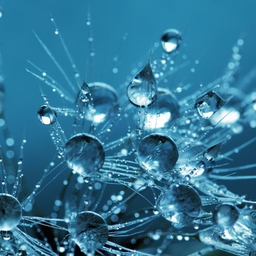
#> input picture img.bmp, 256 x 256 px, shrunk from 400 x 400 before the run
$ python part_1.py
#> lines starting #> are read from the running program, lines starting #| are printed output that depends on the picture
### helpers.py
import matplotlib.pyplot as plt
from PIL import Image
import numpy as np
import math
import heapq
import os

def rgb2gray(rgb):
  # transforms RGB image into grayscale image , it takes an array with 3 channels and output a 2D array
    return np.dot(rgb[...,:3], [0.2989, 0.5870, 0.1140])

# [6 lines left out: function square, not called in this run]


def fixdims(img,frows,fcols): # fix the dimensions to make them multiples of the frame size
  # img , is the image array
  # frows is the number of rows for each frame
  # fcols is the number of columns for each frame

  rows,cols,_ =img.shape #get the original rows and colomns and discard the cannal dimension
  rows-=rows%frows
  cols-=cols%fcols
  img=img[:rows,:cols,:]
  return img

def getbasis(u,v,brows,bcols):#helper function to get the basis that will be used in DCT
  # u,v is the location of the basis in the DCT matrics
  # brows  the number of rows of the basis
  # bcols  the number of columns of the basis
  basis=np.zeros((brows,bcols))
  for i in range(brows):
    for j in range(bcols):
      basis[i,j]=np.cos((2*i+1)*u*np.pi/16)*np.cos((2*j+1)*v*np.pi/16)
  return basis

def DCT(frame):# performs discrete cosine transform, it takes the frame and outputs the DCT matrix

  frows,fcols=frame.shape
  DCTmat=np.zeros((frows,fcols))
  for u in range(frows):
    for v in range(fcols):
      basis=getbasis(u,v,frows,fcols)
      DCTmat[u,v]=np.sum(np.multiply(basis,frame))#the correlation operation
  #scaling operations to remove energy at the first rows
  DCTmat[0,:]/=32
  DCTmat[:,0]/=32
  DCTmat[0,0]*=16
  DCTmat[1:,1:]/=16
  return DCTmat

# [8 lines left out: function IDCT, not called in this run]

def quantize(DCTmat,Q):# the quantiztion function takes the DCT matrix and the quantization table then it performs elementwise divison then round it to nearst integer
  DCTmat=np.divide(DCTmat,Q)
  DCTmat=np.round(DCTmat)

def dequantize(DCTmat,Q):
  DCTmat=np.multiply(DCTmat,Q)

def error(oimg,nimg):
  #get the least square error
  return np.sum(np.square(np.subtract(oimg,nimg)))

#########################################################################3
#zigzag transformation
def isValid(i, j,  N):
   if (i < 0 or i >= N or j >= N or j < 0):
       return False
   return True

def zigzag(arr,N):
#This is the code for the function which converts the 2D array to 1D array
#The idea here is that I considered the first column and the last row as the starting indexes of the diagonals of the 2D array
#The function is called zigzag and the inputs are the array and its size which is N and the ouput is the 1D arary

  One_D_array = []
  for k in range(0, N) :
    flippedd = []
    if(k%2!=0):                                      # If the index of the coulmn is odd
      flippedd.append(arr[k][0])
    else:
      One_D_array.append(arr[k][0])
    i=k-1; #setting row index to point to next point in the diagonal
    j=1;   #setting column index to point to next point in the diagonal

    if(k%2!=0):
      while (isValid(i, j, N)) :
        flippedd.append(arr[i][j])
        i -= 1 #Moving up accross the diagonal by increasing the column index and decreasing the row index
        j += 1
    else:
      while (isValid(i, j,N)) :
        One_D_array.append(arr[i][j])
        i -= 1 #Moving up accross the diagonal by increasing the column index and decreasing the row index
        j += 1
    flippedd.reverse()
    for z in range(len(flippedd)):
        One_D_array.append(flippedd[z])   #Learned that array index should be put between [] not ()
    del flippedd[:]

  for k2 in range(1,N):
    flipped2 =[]
    if(k2 % 2==0):
      flipped2.append(arr[N-1][k2])
    else:
      One_D_array.append(arr[N-1][k2])
    i = N - 2
    j = k2 + 1

    if(k%2==0):
      while (isValid(i, j,N)) :
        flipped2 = []
        flipped2.append(arr[i][j])
        i -= 1 #Moving up accross the diagonal by increasing the column index and decreasing the row index
        j += 1
    else:
      while (isValid(i, j,N)) :
        One_D_array.append(arr[i][j])
        i -= 1 #Moving up accross the diagonal by increasing the column index and decreasing the row index
        j += 1
    flipped2.reverse()
    for z in range(len(flipped2)):
      One_D_array.append(flipped2[z])
    del flipped2[:]
  return One_D_array

 ################################################################3
#inverse zigzag transformation

# [38 lines left out: function invzig, not called in this run]


########################################
## run length
def run_length(st):

    #prob_0 = count_0 / len(st)
    #prob_1 = count_1 / len(st)


    #print(prob_0//prob_1)

    num_bits = 3
    list_1 = []
    encoded = []

    for i in range(len(st)):

        if(st[i]!=0):

            length = len(list_1)
            if(length > 0):
                q, r = divmod(length,2**num_bits - 1)

                for j in range(q):
                    encoded = encoded + [0] + [1 for j in range(num_bits)]

                if(r != 0):
                    encoded = encoded + [0] + [0 for j in range(num_bits - len(f'{r:0b}'))] +[int(x) for x in f'{r:0b}']


                list_1 = []
                encoded.append(st[i])
            else:
                encoded.append(st[i])
        else:
            list_1.append(0)

    length = len(list_1)
    if(length > 0):
        q, r = divmod(length,2**num_bits - 1)

        for j in range(q):
            encoded = encoded + [0] + [1 for j in range(num_bits)]

        if(r != 0):
            encoded = encoded + [0] + [0 for j in range(num_bits - len(f'{r:0b}'))] +[int(x) for x in f'{r:0b}']


        list_1 = []


    return encoded

########################################
## reverse run_length

# [18 lines left out: function reverse_run_length, not called in this run]


########################################
## Huffman encoding

class node:
    # [14 lines left out: functions __init__, __lt__, not called in this run]

class Huffman_encoding:
    def __init__(self):
        self.heap = []
        self.codes = {}
        self.reverse_mapping = {}

    def make_freq_dict(self, message):
        frequency = {}
        for symbol in message:
            if not symbol in frequency:
                frequency[symbol] = 0

            frequency[symbol] += 1

        return frequency


    # [43 lines left out: functions build_heap, merge_nodes, helper_function, make_codes, get_encoded_message, not called in this run]


    def compress(self, message):
        # [15 lines of commented-out code are left out]

        freq = self.make_freq_dict(message=message)
        self.build_heap(freq)
        self.merge_nodes()
        self.make_codes()
        encoded_message = self.get_encoded_message(message)


        print("Compressed")
        return encoded_message


    # [12 lines left out: function decode_text, not called in this run]

### part_1.py
from helpers import *
import matplotlib.pyplot as plt
from PIL import Image
import numpy as np

# call the image and convert it into gray scale
oimage = Image.open("img.bmp").convert('LA')
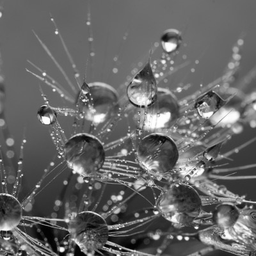
#> oimage: PIL image 256x256 LA; mean R, G, B, A 102.1, 102.1, 102.1, 255
oimage.save('gimg.png')

gim = plt.imread('gimg.png')
gray = rgb2gray(gim)

plt.imshow(gray, cmap=plt.get_cmap('gray'), vmin=0, vmax=1)

frows,fcols=8,8 #intialize the frame size
rows,cols=gray.shape
#> rows = 256; cols = 256
gim=fixdims(gim,frows,fcols) #fix image dimensions to make it multiple of the frame rows and columns

# quantiation tables

Q1=[[1,1,1,1,1,2,2,4],
    [1,1,1,1,1,2,2,4],
    [1,1,1,1,2,2,2,4],
    [1,1,1,1,2,2,4,8],
    [1,1,2,2,2,2,4,8],
    [2,2,2,2,2,4,8,8],
    [2,2,2,4,4,8,8,16],
    [4,4,4,4,8,8,16,16]]

Q2=[[1,2,4,8,16,32,64,128],
    [2,4,4,8,16,32,64,128],
    [4,4,8,16,32,64,128,128],
    [8,8,16,32,64,128,128,256],
    [16,16,32,64,128,128,256,256],
    [32,32,64,128,128,256,256,256],
    [64,64,128,128,256,256,256,256],
    [128,128,128,256,256,256,256,256]]

Q3 = [
    [17,18,24,47,99,99,99,99],
    [18,21,26,66,99,99,99,99],
    [24,26,56,99,99,99,99,99],
    [47,66,99,99,99,99,99,99],
    [99,99,99,99,99,99,99,99],
    [99,99,99,99,99,99,99,99],
    [99,99,99,99,99,99,99,99],
    [99,99,99,99,99,99,99,99]]
Q4= [
    [32,32,32,32,32,32,32,32],
    [32,32,32,32,32,32,32,32],
    [32,32,32,32,32,32,32,32],
    [32,32,32,32,32,32,32,32],
    [32,32,32,32,32,32,32,32],
    [32,32,32,32,32,32,32,32],
    [32,32,32,32,32,32,32,32],
    [32,32,32,32,32,32,32,32]
    ]
Q5= [
    [128,128,128,128,128,128,128,128],
    [128,128,128,128,128,128,128,128],
    [128,128,128,128,128,128,128,128],
    [128,128,128,128,128,128,128,128],
    [128,128,128,128,128,128,128,128],
    [128,128,128,128,128,128,128,128],
    [128,128,128,128,128,128,128,128],
    [128,128,128,128,128,128,128,128]
    ]
Q6= [
    [16,11,10,16,24,40,51,61],
    [12,12,14,19,26,58,60,55],
    [14,13,16,24,40,57,69,56],
    [14,17,22,29,51,87,80,62],
    [18,22,37,56,68,109,103,77],
    [24,35,55,64,81,104,113,92],
    [49,64,78,87,103,121,120,101],
    [72,92,95,98,112,100,103,99]
    ]

# def encode(frows,fcols,Q,gray):
Q=Q1
frame1D=np.zeros(frows*fcols)
finalvec=[]
for r in range(int(rows/frows)-1):
    for c in range(int(cols/fcols)-1):
        frame=gray[r:r+frows,c:c+fcols]
        DCTmat=DCT(frame) #it turned out that the frame of size 8 gets the least error when implementing DCT,the 4 and 16 stil get a relatively low error
        quantize(DCTmat,Q)
        frame1D=zigzag(frame,frows)
        encoded=run_length(frame1D)

        finalvec.append(encoded)

finalvec=np.asarray(finalvec)
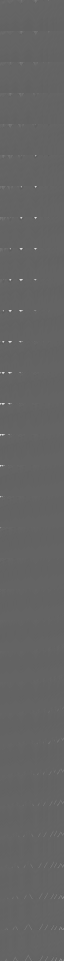
#> finalvec: shape (961, 64) float64; min 0.365, max 0.871, mean 0.396

huffman = Huffman_encoding()
encoded_img = huffman.compress(finalvec)  #encoded message
#> the loop in make_freq_dict, `for symbol in message:` made 1 pass
#> (the run stopped early here; a loop or call above may not have finished)
